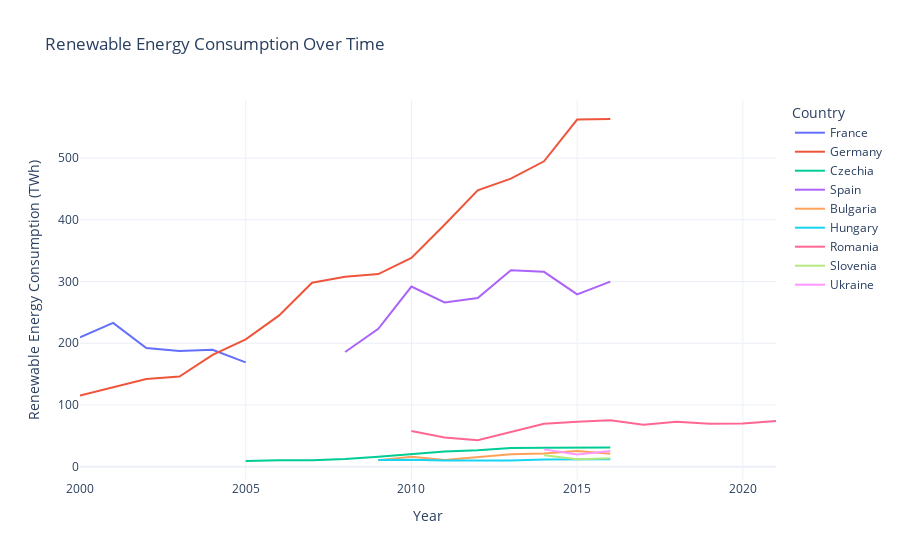

The notebook cell this image was saved under:
### Code cell
# Animated Line Plot: Energy Consumption Over Time

fig = px.line(
    df,
    x='year',  # Time on the X-axis
    y='renewables_consumption',  # Renewable energy consumption on Y-axis
    color='country',  # Different lines for each country
    title='Renewable Energy Consumption Over Time',
    labels={'renewables_consumption': 'Renewable Energy Consumption (TWh)', 'year': 'Year'},
    animation_group='country',
)

fig.update_layout(
    template='plotly_white',
    xaxis_title="Year",
    yaxis_title="Renewable Energy Consumption (TWh)",
    legend_title="Country"
)

fig.show()

### Figure 1 — Plotly figure (JSON) as saved in the notebook; plotly's stock layout.template omitted (floating-point values rounded to 4 significant figures)
{"data": [{"hovertemplate": "country=France<br>Year=%{x}<br>Renewable Energy Consumption (TWh)=%{y}<extra></extra>", "ids": ["France", "France", "France", "France", "France", "France", "France", "France", "France", "France", "France", "France"], "legendgroup": "France", "line": {"color": "#636efa", "dash": "solid"}, "marker": {"symbol": "circle"}, "mode": "lines", "name": "France", "orientation": "v", "showlegend": true, "type": "scatter", "x": [2000, 2000, 2001, 2001, 2002, 2002, 2003, 2003, 2004, 2004, 2005, 2005], "xaxis": "x", "y": [209.6, 209.6, 232.9, 232.9, 192.3, 192.3, 187.5, 187.5, 189.3, 189.3, 169.1, 169.1], "yaxis": "y"}, {"hovertemplate": "country=Germany<br>Year=%{x}<br>Renewable Energy Consumption (TWh)=%{y}<extra></extra>", "ids": ["Germany", "Germany", "Germany", "Germany", "Germany", "Germany", "Germany", "Germany", "Germany", "Germany", "Germany", "Germany", "Germany", "Germany", "Germany", "Germany", "Germany", "Germany", "Germany", "Germany", "Germany", "Germany", "Germany", "Germany", "Germany", "Germany", "Germany", "Germany", "Germany", "Germany", "Germany", "Germany"], "legendgroup": "Germany", "line": {"color": "#EF553B", "dash": "solid"}, "marker": {"symbol": "circle"}, "mode": "lines", "name": "Germany", "orientation": "v", "showlegend": true, "type": "scatter", "x": [2000, 2000, 2002, 2002, 2003, 2003, 2004, 2004, 2005, 2005, 2006, 2006, 2007, 2007, 2008, 2008, 2009, 2009, 2010, 2010, 2011, 2011, 2012, 2012, 2013, 2013, 2014, 2014, 2015, 2015, 2016, 2016], "xaxis": "x", "y": [115.1, 115.1, 142.0, 142.0, 146.1, 146.1, 181.1, 181.1, 206.4, 206.4, 244.8, 244.8, 298.0, 298.0, 307.6, 307.6, 312.1, 312.1, 338.3, 338.3, 392.1, 392.1, 447.7, 447.7, 466.7, 466.7, 494.8, 494.8, 562.5, 562.5, 563.4, 563.4], "yaxis": "y"}, {"hovertemplate": "country=Czechia<br>Year=%{x}<br>Renewable Energy Consumption (TWh)=%{y}<extra></extra>", "ids": ["Czechia", "Czechia", "Czechia", "Czechia", "Czechia", "Czechia", "Czechia", "Czechia", "Czechia", "Czechia", "Czechia", "Czechia", "Czechia", "Czechia", "Czechia", "Czechia", "Czechia", "Czechia", "Czechia", "Czechia", "Czechia", "Czechia", "Czechia", "Czechia"], "legendgroup": "Czechia", "line": {"color": "#00cc96", "dash": "solid"}, "marker": {"symbol": "circle"}, "mode": "lines", "name": "Czechia", "orientation": "v", "showlegend": true, "type": "scatter", "x": [2005, 2005, 2006, 2006, 2007, 2007, 2008, 2008, 2009, 2009, 2010, 2010, 2011, 2011, 2012, 2012, 2013, 2013, 2014, 2014, 2015, 2015, 2016, 2016], "xaxis": "x", "y": [9.242, 9.242, 10.54, 10.54, 10.3, 10.3, 12.31, 12.31, 16.01, 16.01, 20.0, 20.0, 24.64, 24.64, 26.83, 26.83, 30.48, 30.48, 30.79, 30.79, 31.22, 31.22, 31.11, 31.11], "yaxis": "y"}, {"hovertemplate": "country=Spain<br>Year=%{x}<br>Renewable Energy Consumption (TWh)=%{y}<extra></extra>", "ids": ["Spain", "Spain", "Spain", "Spain", "Spain", "Spain", "Spain", "Spain", "Spain", "Spain", "Spain", "Spain", "Spain", "Spain", "Spain", "Spain", "Spain", "Spain"], "legendgroup": "Spain", "line": {"color": "#ab63fa", "dash": "solid"}, "marker": {"symbol": "circle"}, "mode": "lines", "name": "Spain", "orientation": "v", "showlegend": true, "type": "scatter", "x": [2008, 2008, 2009, 2009, 2010, 2010, 2011, 2011, 2012, 2012, 2013, 2013, 2014, 2014, 2015, 2015, 2016, 2016], "xaxis": "x", "y": [185.9, 185.9, 223.4, 223.4, 292.0, 292.0, 266.0, 266.0, 273.3, 273.3, 318.5, 318.5, 315.8, 315.8, 279.1, 279.1, 299.8, 299.8], "yaxis": "y"}, {"hovertemplate": "country=Bulgaria<br>Year=%{x}<br>Renewable Energy Consumption (TWh)=%{y}<extra></extra>", "ids": ["Bulgaria", "Bulgaria", "Bulgaria", "Bulgaria", "Bulgaria", "Bulgaria", "Bulgaria", "Bulgaria", "Bulgaria", "Bulgaria", "Bulgaria", "Bulgaria", "Bulgaria", "Bulgaria", "Bulgaria", "Bulgaria"], "legendgroup": "Bulgaria", "line": {"color": "#FFA15A", "dash": "solid"}, "marker": {"symbol": "circle"}, "mode": "lines", "name": "Bulgaria", "orientation": "v", "showlegend": true, "type": "scatter", "x": [2009, 2009, 2010, 2010, 2011, 2011, 2012, 2012, 2013, 2013, 2014, 2014, 2015, 2015, 2016, 2016], "xaxis": "x", "y": [10.34, 10.34, 16.2, 16.2, 10.95, 10.95, 15.38, 15.38, 20.16, 20.16, 21.38, 21.38, 25.39, 25.39, 20.91, 20.91], "yaxis": "y"}, {"hovertemplate": "country=Hungary<br>Year=%{x}<br>Renewable Energy Consumption (TWh)=%{y}<extra></extra>", "ids": ["Hungary", "Hungary", "Hungary", "Hungary", "Hungary", "Hungary", "Hungary", "Hungary", "Hungary", "Hungary", "Hungary", "Hungary", "Hungary", "Hungary", "Hungary", "Hungary"], "legendgroup": "Hungary", "line": {"color": "#19d3f3", "dash": "solid"}, "marker": {"symbol": "circle"}, "mode": "lines", "name": "Hungary", "orientation": "v", "showlegend": true, "type": "scatter", "x": [2009, 2009, 2010, 2010, 2011, 2011, 2012, 2012, 2013, 2013, 2014, 2014, 2015, 2015, 2016, 2016], "xaxis": "x", "y": [10.97, 10.97, 11.34, 11.34, 10.12, 10.12, 9.791, 9.791, 10.03, 10.03, 11.74, 11.74, 11.79, 11.79, 11.95, 11.95], "yaxis": "y"}, {"hovertemplate": "country=Romania<br>Year=%{x}<br>Renewable Energy Consumption (TWh)=%{y}<extra></extra>", "ids": ["Romania", "Romania", "Romania", "Romania", "Romania", "Romania", "Romania", "Romania", "Romania", "Romania", "Romania", "Romania", "Romania", "Romania", "Romania", "Romania", "Romania", "Romania", "Romania", "Romania", "Romania", "Romania", "Romania", "Romania"], "legendgroup": "Romania", "line": {"color": "#FF6692", "dash": "solid"}, "marker": {"symbol": "circle"}, "mode": "lines", "name": "Romania", "orientation": "v", "showlegend": true, "type": "scatter", "x": [2010, 2010, 2011, 2011, 2012, 2012, 2013, 2013, 2014, 2014, 2015, 2015, 2016, 2016, 2017, 2017, 2018, 2018, 2019, 2019, 2020, 2020, 2021, 2021], "xaxis": "x", "y": [57.72, 57.72, 47.26, 47.26, 43.04, 43.04, 56.37, 56.37, 69.64, 69.64, 72.66, 72.66, 75.34, 75.34, 68.09, 68.09, 72.95, 72.95, 69.52, 69.52, 69.96, 69.96, 73.97, 73.97], "yaxis": "y"}, {"hovertemplate": "country=Slovenia<br>Year=%{x}<br>Renewable Energy Consumption (TWh)=%{y}<extra></extra>", "ids": ["Slovenia", "Slovenia", "Slovenia", "Slovenia", "Slovenia", "Slovenia"], "legendgroup": "Slovenia", "line": {"color": "#B6E880", "dash": "solid"}, "marker": {"symbol": "circle"}, "mode": "lines", "name": "Slovenia", "orientation": "v", "showlegend": true, "type": "scatter", "x": [2014, 2014, 2015, 2015, 2016, 2016], "xaxis": "x", "y": [18.53, 18.53, 12.2, 12.2, 13.9, 13.9], "yaxis": "y"}, {"hovertemplate": "country=Ukraine<br>Year=%{x}<br>Renewable Energy Consumption (TWh)=%{y}<extra></extra>", "ids": ["Ukraine", "Ukraine", "Ukraine", "Ukraine", "Ukraine", "Ukraine"], "legendgroup": "Ukraine", "line": {"color": "#FF97FF", "dash": "solid"}, "marker": {"symbol": "circle"}, "mode": "lines", "name": "Ukraine", "orientation": "v", "showlegend": true, "type": "scatter", "x": [2014, 2014, 2015, 2015, 2016, 2016], "xaxis": "x", "y": [28.08, 28.08, 19.59, 19.59, 25.28, 25.28], "yaxis": "y"}], "layout": {"legend": {"title": {"text": "Country"}, "tracegroupgap": 0}, "title": {"text": "Renewable Energy Consumption Over Time"}, "xaxis": {"anchor": "y", "domain": [0, 1], "title": {"text": "Year"}}, "yaxis": {"anchor": "x", "domain": [0, 1], "title": {"text": "Renewable Energy Consumption (TWh)"}}}}
